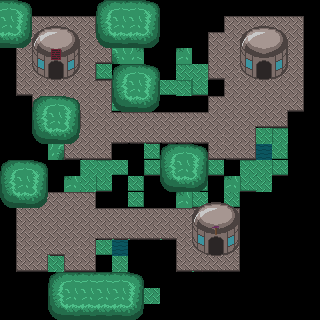

This is a level from a 2D game, rendered from its Tiled map with the project's own tilesets. A one-line summary and the complete map file follow:
An orthogonal 20x20 tile map with 16x16 px tiles, 3 tile layers (Branches, Metal, Shtuff), 3 tilesets and 1 object (teleport).

<map version="1.10" tiledversion="1.10.1" orientation="orthogonal" renderorder="right-down" width="20" height="20" tilewidth="16" tileheight="16" infinite="0" nextlayerid="8" nextobjectid="8">
 <properties>
  <property name="below" value="under_test.tmx" />
  <property name="player_layer" type="int" value="13" />
  <property name="track" value="overworld.wav" />
  <property name="underwater" type="bool" value="false" />
 </properties>
 <tileset firstgid="1" source="placeholder_tiles.tsx" />
 <tileset firstgid="7" source="tileset.tsx" />
 <tileset firstgid="135" source="tileset_big.tsx" />
 <layer id="5" name="Branches" width="20" height="20">
  <data encoding="csv">
0,0,0,0,0,0,0,0,0,0,0,0,0,0,0,0,0,0,0,0,
0,0,0,0,0,0,0,0,0,0,0,0,0,0,0,0,0,0,0,0,
0,0,0,58,45,60,0,0,0,0,0,0,0,0,58,45,60,0,0,0,
0,0,58,75,75,75,60,0,0,0,0,58,45,45,75,75,46,0,0,0,
0,58,75,75,75,75,92,0,0,0,0,61,75,62,62,75,92,0,0,0,
0,90,62,75,75,62,93,45,93,93,93,62,92,0,58,62,60,0,0,0,
0,0,0,90,46,0,0,94,0,0,0,0,0,58,92,0,94,0,0,0,
0,0,0,0,94,0,0,94,0,0,0,0,0,94,0,0,94,0,0,0,
0,0,0,0,94,0,58,92,0,76,0,0,0,61,93,45,75,60,0,0,
0,0,0,0,90,93,46,0,0,94,0,0,0,94,0,61,46,94,0,0,
0,0,0,0,0,76,61,93,45,92,59,93,45,92,0,61,75,92,0,0,
0,0,0,0,58,75,92,0,94,0,0,0,94,0,58,92,74,0,0,0,
0,0,0,0,94,94,0,0,94,0,0,58,92,0,94,0,0,0,0,0,
0,0,0,58,75,46,0,0,94,58,60,61,45,45,46,0,0,0,0,0,
0,0,0,61,75,46,0,58,62,92,90,75,75,75,46,0,0,0,0,0,
0,0,0,61,75,62,93,46,0,0,0,90,75,75,92,0,0,0,0,0,
0,0,0,90,92,0,0,74,0,0,0,0,90,92,0,0,0,0,0,0,
0,0,0,0,0,0,0,76,0,0,0,0,0,0,0,0,0,0,0,0,
0,0,0,0,0,59,93,62,93,91,0,0,0,0,0,0,0,0,0,0,
0,0,0,0,0,0,0,0,0,0,0,0,0,0,0,0,0,0,0,0
</data>
 </layer>
 <layer id="4" name="Metal" width="20" height="20">
  <data encoding="csv">
0,0,0,0,0,0,0,0,0,0,0,0,0,0,0,0,0,0,0,0,
0,10,11,11,11,12,0,0,0,0,0,0,0,0,10,11,11,11,12,0,
0,26,13,43,14,29,12,0,0,0,0,0,0,10,30,27,27,27,28,0,
0,26,28,0,26,13,44,0,0,0,0,0,0,26,27,27,27,27,28,0,
0,26,29,11,30,28,0,0,0,0,0,0,0,42,14,27,27,27,28,0,
0,42,14,27,27,29,12,0,0,0,0,0,0,0,26,27,27,27,28,0,
0,0,42,43,43,14,28,0,0,0,0,0,0,10,30,27,27,13,44,0,
0,0,0,0,0,26,29,11,11,11,11,11,11,30,27,13,43,44,0,0,
0,0,0,0,10,30,13,43,43,43,43,43,43,14,27,28,0,0,0,0,
0,0,0,0,42,43,44,0,0,0,0,0,0,42,43,44,0,0,0,0,
0,0,0,0,0,0,0,0,0,0,0,0,0,0,0,0,0,0,0,0,
0,0,0,0,0,0,0,0,0,0,0,0,0,0,0,0,0,0,0,0,
0,10,11,11,11,12,0,0,0,0,0,0,0,0,0,0,0,0,0,0,
0,26,27,27,27,29,11,11,11,11,11,11,11,11,12,0,0,0,0,0,
0,26,27,27,27,13,43,43,43,43,43,14,27,27,28,0,0,0,0,0,
0,26,13,43,14,28,0,0,0,0,0,26,27,27,28,0,0,0,0,0,
0,42,44,0,42,44,0,0,0,0,0,42,43,43,44,0,0,0,0,0,
0,0,0,0,0,0,0,0,0,0,0,0,0,0,0,0,0,0,0,0,
0,0,0,0,0,0,0,0,0,0,0,0,0,0,0,0,0,0,0,0,
0,0,0,0,0,0,0,0,0,0,0,0,0,0,0,0,0,0,0,0
</data>
 </layer>
 <objectgroup id="3" name="Object Layer 1">
  <object id="7" type="teleport" gid="6" x="208" y="240" width="16" height="16">
   <properties>
    <property name="dest" value="40, 50" />
    <property name="dest_map" value="tinker.tmx" />
   </properties>
  </object>
 </objectgroup>
 <layer id="6" name="Shtuff" width="20" height="20">
  <data encoding="csv">
8,9,0,0,0,0,7,8,8,9,0,0,0,0,0,0,0,0,0,0,
24,25,71,72,73,0,23,24,24,25,0,0,0,0,0,71,72,73,0,0,
40,41,87,88,89,0,39,40,40,41,0,0,0,0,0,87,88,89,0,0,
0,0,103,122,105,0,0,56,57,0,0,0,0,0,0,103,104,105,0,0,
0,0,119,120,121,0,0,7,8,9,0,0,0,0,0,119,120,121,0,0,
0,0,0,0,0,0,0,23,24,25,0,0,0,0,0,0,0,0,0,0,
0,0,7,8,9,0,0,39,40,41,0,0,0,0,0,0,0,0,0,0,
0,0,23,24,25,0,0,0,0,0,0,0,0,0,0,0,0,0,0,0,
0,0,39,40,41,0,0,0,0,0,0,0,0,0,0,0,0,0,0,0,
0,0,0,55,0,0,0,0,0,0,7,8,9,0,0,0,0,0,0,0,
7,8,9,0,0,0,0,0,0,0,23,24,25,0,0,0,0,0,0,0,
23,24,25,0,0,0,0,0,0,0,39,40,41,0,0,0,0,0,0,0,
39,40,41,0,0,0,0,0,0,0,0,0,71,72,73,0,0,0,0,0,
0,0,0,0,0,0,0,0,0,0,0,0,87,88,89,0,0,0,0,0,
0,0,0,0,0,0,0,0,0,0,0,0,103,106,105,0,0,0,0,0,
0,0,0,0,0,0,0,0,0,0,0,0,119,120,121,0,0,0,0,0,
0,0,0,0,0,0,0,0,0,0,0,0,0,0,0,0,0,0,0,0,
0,0,0,7,8,8,8,8,9,0,0,0,0,0,0,0,0,0,0,0,
0,0,0,23,24,24,24,24,25,0,0,0,0,0,0,0,0,0,0,0,
0,0,0,39,40,40,40,40,41,0,0,0,0,0,0,0,0,0,0,0
</data>
 </layer>
</map>
